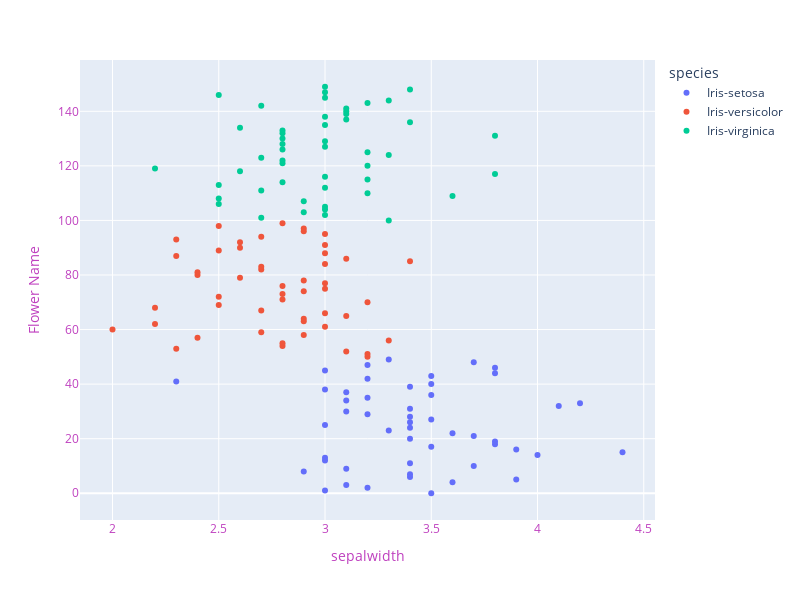

Write notebook code for a chart like this one.
### Code cell
# Sepal width
fig = px.scatter(data_frame=iris, x='sepal_width',color='species')
fig.update_layout(width=800, height=600,
                  xaxis=dict(title='sepalwidth',color="#BF40BF"),
                 yaxis=dict(title="Flower Name",color="#BF40BF"))
fig.show()

### Figure 1 — Plotly figure (JSON) as saved in the notebook; plotly's stock layout.template omitted (floating-point values rounded to 4 significant figures)
{"data": [{"hovertemplate": "species=Iris-setosa<br>sepal_width=%{x}<br>index=%{y}<extra></extra>", "legendgroup": "Iris-setosa", "marker": {"color": "#636efa", "symbol": "circle"}, "mode": "markers", "name": "Iris-setosa", "orientation": "h", "showlegend": true, "type": "scatter", "x": [3.5, 3, 3.2, 3.1, 3.6, 3.9, 3.4, 3.4, 2.9, 3.1, 3.7, 3.4, 3, 3, 4, 4.4, 3.9, 3.5, 3.8, 3.8, 3.4, 3.7, 3.6, 3.3, 3.4, 3, 3.4, 3.5, 3.4, 3.2, 3.1, 3.4, 4.1, 4.2, 3.1, 3.2, 3.5, 3.1, 3, 3.4, 3.5, 2.3, 3.2, 3.5, 3.8, 3, 3.8, 3.2, 3.7, 3.3], "xaxis": "x", "y": [0, 1, 2, 3, 4, 5, 6, 7, 8, 9, 10, 11, 12, 13, 14, 15, 16, 17, 18, 19, 20, 21, 22, 23, 24, 25, 26, 27, 28, 29, 30, 31, 32, 33, 34, 35, 36, 37, 38, 39, 40, 41, 42, 43, 44, 45, 46, 47, 48, 49], "yaxis": "y"}, {"hovertemplate": "species=Iris-versicolor<br>sepal_width=%{x}<br>index=%{y}<extra></extra>", "legendgroup": "Iris-versicolor", "marker": {"color": "#EF553B", "symbol": "circle"}, "mode": "markers", "name": "Iris-versicolor", "orientation": "h", "showlegend": true, "type": "scatter", "x": [3.2, 3.2, 3.1, 2.3, 2.8, 2.8, 3.3, 2.4, 2.9, 2.7, 2, 3, 2.2, 2.9, 2.9, 3.1, 3, 2.7, 2.2, 2.5, 3.2, 2.8, 2.5, 2.8, 2.9, 3, 2.8, 3, 2.9, 2.6, 2.4, 2.4, 2.7, 2.7, 3, 3.4, 3.1, 2.3, 3, 2.5, 2.6, 3, 2.6, 2.3, 2.7, 3, 2.9, 2.9, 2.5, 2.8], "xaxis": "x", "y": [50, 51, 52, 53, 54, 55, 56, 57, 58, 59, 60, 61, 62, 63, 64, 65, 66, 67, 68, 69, 70, 71, 72, 73, 74, 75, 76, 77, 78, 79, 80, 81, 82, 83, 84, 85, 86, 87, 88, 89, 90, 91, 92, 93, 94, 95, 96, 97, 98, 99], "yaxis": "y"}, {"hovertemplate": "species=Iris-virginica<br>sepal_width=%{x}<br>index=%{y}<extra></extra>", "legendgroup": "Iris-virginica", "marker": {"color": "#00cc96", "symbol": "circle"}, "mode": "markers", "name": "Iris-virginica", "orientation": "h", "showlegend": true, "type": "scatter", "x": [3.3, 2.7, 3, 2.9, 3, 3, 2.5, 2.9, 2.5, 3.6, 3.2, 2.7, 3, 2.5, 2.8, 3.2, 3, 3.8, 2.6, 2.2, 3.2, 2.8, 2.8, 2.7, 3.3, 3.2, 2.8, 3, 2.8, 3, 2.8, 3.8, 2.8, 2.8, 2.6, 3, 3.4, 3.1, 3, 3.1, 3.1, 3.1, 2.7, 3.2, 3.3, 3, 2.5, 3, 3.4, 3], "xaxis": "x", "y": [100, 101, 102, 103, 104, 105, 106, 107, 108, 109, 110, 111, 112, 113, 114, 115, 116, 117, 118, 119, 120, 121, 122, 123, 124, 125, 126, 127, 128, 129, 130, 131, 132, 133, 134, 135, 136, 137, 138, 139, 140, 141, 142, 143, 144, 145, 146, 147, 148, 149], "yaxis": "y"}], "layout": {"height": 600, "legend": {"title": {"text": "species"}, "tracegroupgap": 0}, "margin": {"t": 60}, "width": 800, "xaxis": {"anchor": "y", "color": "#BF40BF", "domain": [0, 1], "title": {"text": "sepalwidth"}}, "yaxis": {"anchor": "x", "color": "#BF40BF", "domain": [0, 1], "title": {"text": "Flower Name"}}}}
